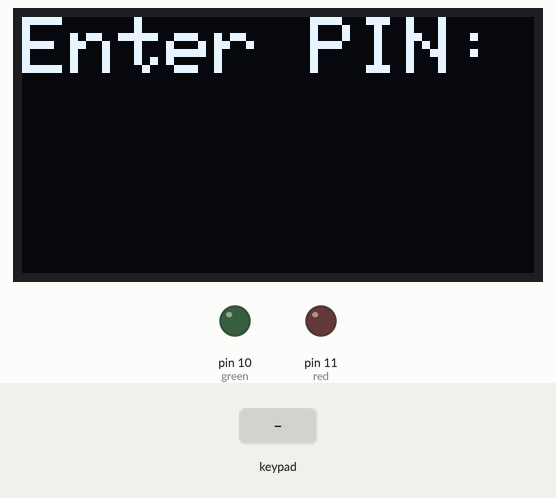
This sketch was run on a simulated Arduino Uno, built with avr-gcc and run on an emulated ATmega328P. Shown: 128×64 one-colour display, output pins drawn as LEDs (lit = HIGH). The test bench sets the inputs (shaded band). What the sketch prints to the serial monitor is not drawn.

Above: at 1.2 s.
1.3 s: keypad keys 4 5 9 0 # pressed 0.4 s apart
At 4.0 s:
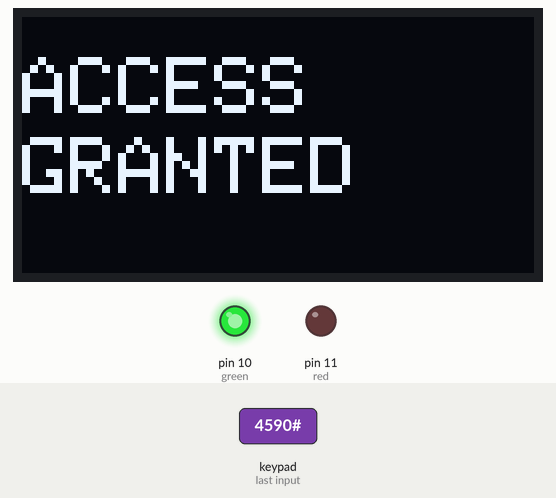
4.8 s: key '#' pressed
At 5.5 s:
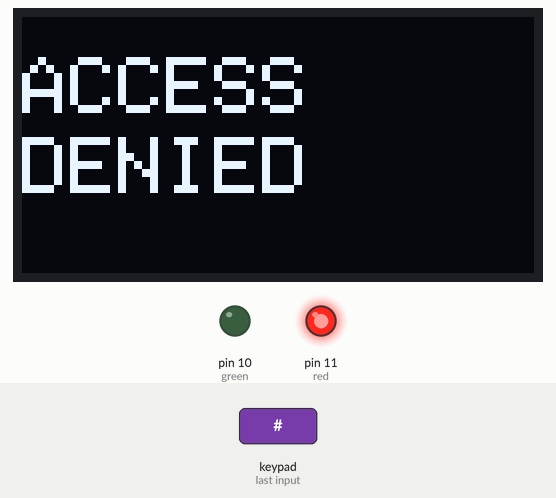
7.8 s: keypad keys 4 5 9 0 * pressed 0.4 s apart
At 8.86 s:
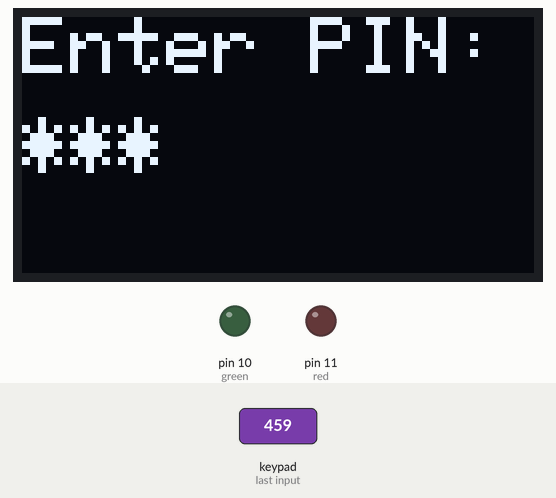
11.3 s: keypad keys 9 8 7 6 # pressed 0.4 s apart
At 11.54 s:
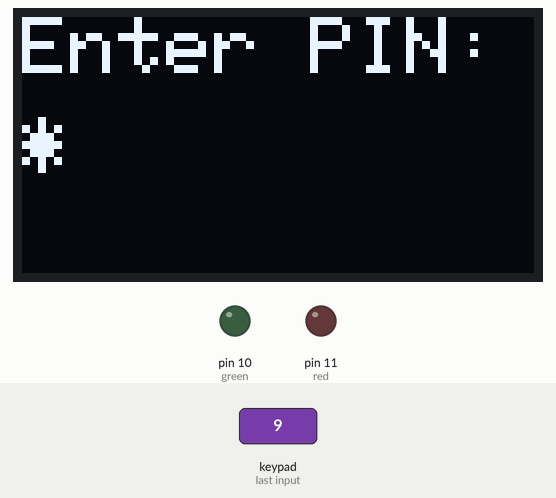
16.3 s: keypad keys 5 4 3 2 # pressed 0.4 s apart
At 20.8 s:
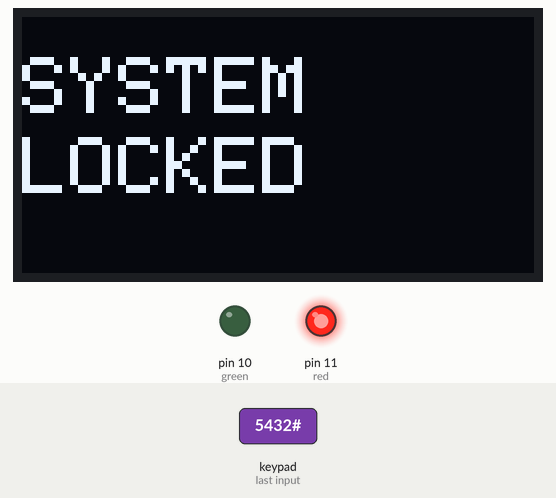
Timing chart, 0 to 22.3 s (numbered marks = the images above; inputs shaded):
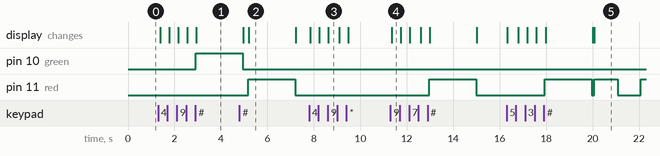

Measured:
- after the input at 1.3 s, pin 10 (green): LOW → HIGH after 1.6 s; the display: first changes after 0.08 s (image 1 shows a later state)
- after the input at 4.8 s, pin 11 (red): LOW → HIGH after 0.37 s, → LOW 2.0 s later; the display: first differs from a run without the input after 0.40 s (image 2)
- after the input at 7.8 s, the display: first changes after 0.05 s (image 3 shows a later state)
- after the input at 11.3 s, pin 11 (red): LOW → HIGH after 1.7 s, → LOW 2.0 s later; the display: changes after 0.05 s (image 4)
- after the input at 16.3 s, pin 11 (red): goes HIGH 2.0 s, LOW 0.11 s, HIGH 1.0 s, LOW 1.0 s, then HIGH, starting after 1.6 s; the display: first changes at once (image 5 shows a later state)
- what the display in image 2 shows lasts 2.0 s, from 5.2 s to 7.2 s

The sketch:

Proj_6-SafeLock.ino
```cpp
#include <Keypad.h>
#include <Adafruit_GFX.h>
#include <Adafruit_SSD1306.h>


//messingAROUND //this!!
int green = 10;
int red = 11;
char lastkeypressed = ' ';    //storing last key pressed
const int PIN_LENGTH = 4;
char typedPin[PIN_LENGTH + 1];
int pinIndex = 0; //
char SECRET_PIN[PIN_LENGTH + 1] = "4590"; //PASSWORD
int errorIndex = 0;//


#define SCREEN_WIDTH 128
#define SCREEN_HEIGHT 64
#define OLED_RESET -1
Adafruit_SSD1306 display(SCREEN_WIDTH, SCREEN_HEIGHT, &Wire, OLED_RESET);


const byte ROWS = 4; //four rows
const byte COLS = 4; //four columns
char keys[ROWS][COLS] = {
  {'1','2','3','A'},
  {'4','5','6','B'},
  {'7','8','9','C'},
  {'*','0','#','D'},
};
byte rowPins[ROWS] = {9, 8, 7, 6}; //connect to the row pinouts of the keypad (this example used the 3x3, adjusted to work with 4x4)
byte colPins[COLS] = {5, 4, 3, 2}; //connect to the column pinouts of the keypad

Keypad keypad = Keypad( makeKeymap(keys), rowPins, colPins, ROWS, COLS );

void setup(){
  Serial.begin(9600);

  if (!display.begin(SSD1306_SWITCHCAPVCC, 0x3C)) {
    // tries to turn display on and repeats
    while (true);
  }


  //messingAROUND //this!!
  pinMode(red, OUTPUT);
  pinMode(green, OUTPUT);


}


 void loop() {
  char key = keypad.getKey();

  if (errorIndex >= 3) {
    lockoutSystem(); // Run the lockout
    errorIndex = 0;  // Reset the counter
  }
else{
  //updating if key is pressed
  if (key) {
    lastkeypressed = key; //testing from last project
    Serial.println(key);

    // Not counting letters
    if ( (key >= '0' && key <= '9') && (pinIndex < PIN_LENGTH) ) {
      typedPin[pinIndex] = key; // storing number in memory
      pinIndex++;               // +1 to the counter
    }

    // clear key
    if (key == '*') {
      pinIndex = 0; // Reset the counter
      Serial.println("PIN Cleared");
    }

    // Enter key
    if (key == '#') {
      Serial.println("PIN Entered. Checking...");

      // Add a null terminator to our typedPin for comparison
      typedPin[pinIndex] = '\0';


      //
      if ( checkPassword() ) {
        // correct passowrd
        digitalWrite(green, HIGH);
        display.clearDisplay();
        display.setTextSize(2);
        display.setTextColor(WHITE);
        display.setCursor(0, 10);
        display.print("ACCESS");
        display.setCursor(0, 30);
        display.print("GRANTED");
        display.display();
        delay(2000); // Show for 2 seconds
        digitalWrite(green, LOW);
      }
      else {
        // wrong password
        digitalWrite(red, HIGH);
        display.clearDisplay();
        display.setTextSize(2);
        display.setTextColor(WHITE);
        display.setCursor(0, 10);
        display.print("ACCESS");
        display.setCursor(0, 30);
        display.print("DENIED");
        display.display();
        delay(2000); // Show for 2 seconds
        digitalWrite(red, LOW);
        errorIndex++;

      }
      // After checking, reset for the next try
      pinIndex = 0;
      //

    } //

  } //


  display.clearDisplay();
  display.setCursor(0, 0); // Top (yellow) part
  display.setTextSize(2);
  display.setTextColor(WHITE);
  display.print("Enter PIN:");

  display.setCursor(0, 25); // Bottom (blue) part
  display.setTextSize(2);
  for (int i = 0; i < pinIndex; i++) {
    display.print("*");
  }

  display.display();

  delay(50);

if (errorIndex >= 3){ //LOCKED OUT
  lockoutSystem();
  errorIndex = 0;


}
}
}

bool checkPassword() {
  // 'strcmp' is a C++ function that compares two char arrays (strings).
  // It returns 0 if they are identical.
  if (strcmp(typedPin, SECRET_PIN) == 0) {
    return true;
  } else {
    return false;
  }
}

void lockoutSystem() {
  Serial.println("SYSTEM LOCKED FOR 30 SECONDS!");

  // Show "LOCKED" message on the OLED
  display.clearDisplay();
  display.setTextSize(2);
  display.setTextColor(WHITE);
  display.setCursor(0, 10);
  display.print("SYSTEM");
  display.setCursor(0, 30);
  display.print("LOCKED");
  display.display();

  //
  // lockout operation
  for (int i = 0; i < 15; i++) {
    digitalWrite(red, HIGH);
    delay(1000);
    digitalWrite(red, LOW);
    delay(1000);
  }
}
```
